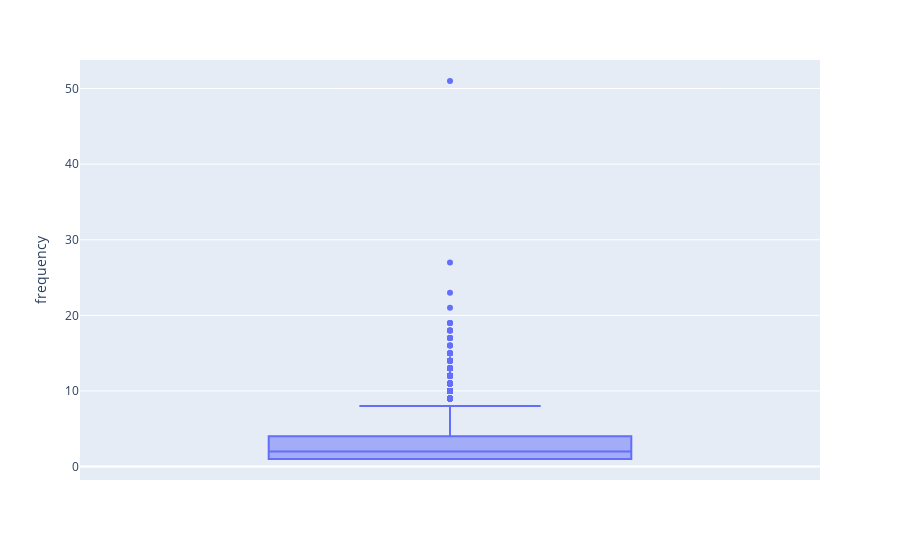

Write notebook code for a chart like this one.
### Code cell
fig = px.box(rfm_data2, y="frequency")
fig.show()

### Figure 1 — Plotly figure (JSON) as saved in the notebook; plotly's stock layout.template omitted (floating-point values rounded to 4 significant figures; data arrays with more than 128 entries replaced by an {"elided": "..."} marker saying what was removed)
{"data": [{"alignmentgroup": "True", "hovertemplate": "frequency=%{y}<extra></extra>", "legendgroup": "", "marker": {"color": "#636efa"}, "name": "", "notched": false, "offsetgroup": "", "orientation": "v", "showlegend": false, "type": "box", "x0": " ", "xaxis": "x", "y": {"elided": "3951 int values"}, "y0": " ", "yaxis": "y"}], "layout": {"boxmode": "group", "legend": {"tracegroupgap": 0}, "margin": {"t": 60}, "xaxis": {"anchor": "y", "domain": [0, 1]}, "yaxis": {"anchor": "x", "domain": [0, 1], "title": {"text": "frequency"}}}}
